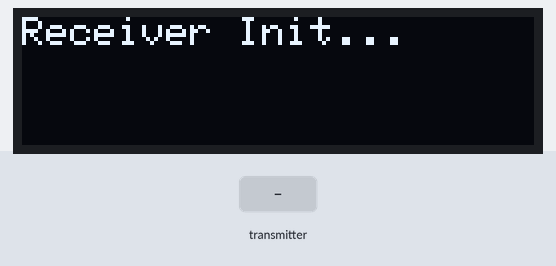
The sketch below on a simulated Arduino Uno, built with avr-gcc and run on an emulated ATmega328P. Parts: 128×32 one-colour display. Inputs (shaded band) come from the test bench. No radio packets arrive unless stated; what the sketch prints to the serial monitor is not drawn.

Above: at 2.2 s.
2.3 s: the transmitter starts sending latitude = 0
At 3.4 s:
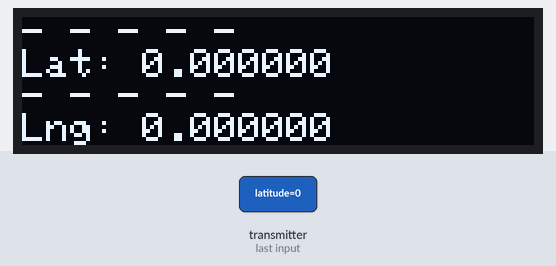
3.8 s: the transmitter starts sending longitude = 25
At 4.2 s:
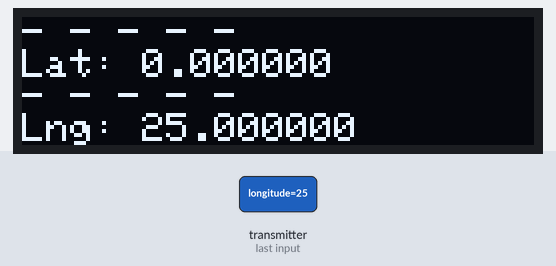
5.4 s: the transmitter starts sending latitude = 100
At 6.5 s:
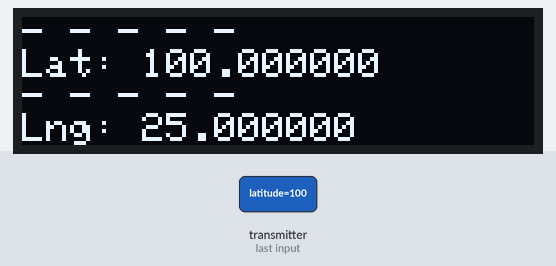
6.9 s: the transmitter starts sending longitude = 0
At 8.1 s:
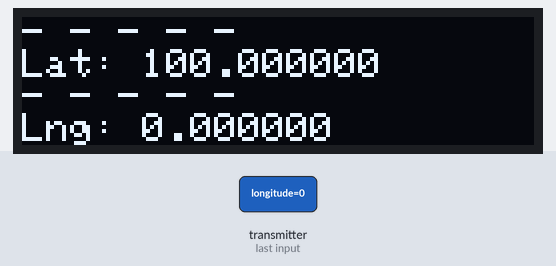
8.5 s: the transmitter starts sending latitude = 25
At 9.8 s:
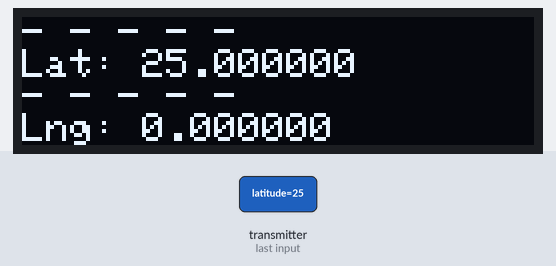
10.1 s: the transmitter starts sending longitude = 50
At 10.9 s:
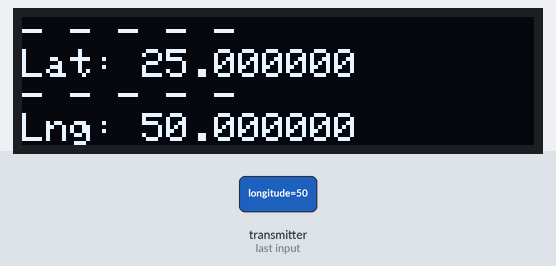
Timing chart, 0 to 12.6 s (numbered marks = the images above; inputs shaded):
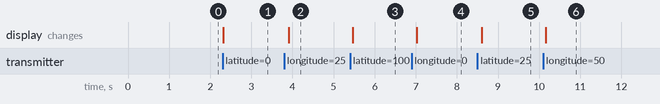

The sketch:

reciever_BTS.ino
```cpp
/**************************************************
   Example: Receive and Display nRF24L01 Data on OLED
   Hardware:
     - Arduino UNO (or similar)
     - nRF24L01 (pins as per your existing wiring)
     - SSD1306 OLED (I2C)
     - GPS module (optional if you want local lat/lng)
***************************************************/

#include <SPI.h>
#include <nRF24L01.h>
#include <RF24.h>

#include <SoftwareSerial.h>
#include <TinyGPS++.h>

// ----------- OLED Libraries -----------
#include <Wire.h>
#include <Adafruit_GFX.h>
#include <Adafruit_SSD1306.h>

// Change these to match your actual display size if it’s 120×32
// but often you might just do 128×32:
#define SCREEN_WIDTH 128
#define SCREEN_HEIGHT 32

// Create the display object (I2C)
Adafruit_SSD1306 display(SCREEN_WIDTH, SCREEN_HEIGHT, &Wire, -1);

// ---------- nRF24 Setup ----------
RF24 radio(9, 10);           // CE = 9, CSN = 10
const byte address[6] = "00001";

// ---------- GPS Setup ------------
static const int RXPin = 3, TXPin = 4;
static const uint32_t GPSBaud = 9600;
SoftwareSerial gpsSerial(RXPin, TXPin);
TinyGPSPlus gps;

struct Location {
  float latitude;
  float longitude;
};

void setup() {
  // ---------- Serial Monitor -----------
  Serial.begin(9600);

  // ---------- nRF24 Init -----------
  if (!radio.begin()) {
    Serial.println("nRF24L01 not detected! Check connections.");
    while (1);
  }
  radio.openReadingPipe(0, address);
  radio.setChannel(108);
  radio.setPALevel(RF24_PA_LOW);
  radio.setAutoAck(false);
  radio.startListening();
  Serial.println("nRF24 Receiver ready.");

  // ---------- GPS Init -----------
  gpsSerial.begin(GPSBaud);
  Serial.println("Please wait while GPS is getting lock...");

  // ---------- OLED Init -----------
  if(!display.begin(SSD1306_SWITCHCAPVCC, 0x3C)) { // 0x3C is common I2C address
    Serial.println("OLED not found. Check wiring/address.");
    while(1);
  }

  display.clearDisplay();
  display.setTextSize(1);       // Normal 1:1 pixel scale
  display.setTextColor(WHITE);  // Draw white text
  display.setCursor(0, 0);
  display.println("Receiver Init...");
  display.display();            // Update the screen with the initial text
  delay(1000);
}

void loop() {
  // Check if we have data from the nRF24
  if (radio.available()) {
    Location receivedData;
    radio.read(&receivedData, sizeof(receivedData));

    // Print to Serial
    Serial.print("Received Latitude: ");
    Serial.println(receivedData.latitude, 6);
    Serial.print("Received Longitude: ");
    Serial.println(receivedData.longitude, 6);

    // Display on OLED
    display.clearDisplay();      // Clear buffer
    display.setCursor(0, 0);
    // display.println("Received Data:");

    display.print("- - - - - \n");
    display.print("Lat: ");
    display.println(receivedData.latitude, 6);
    display.print("- - - - - \n");
    display.print("Lng: ");
    display.println(receivedData.longitude, 6);
    display.display();           // Update OLED
  }

  // If you want to read your local GPS on the same board:
  // (Uncomment if you want to see local lat/lng or display it too)
  /*
  while (gpsSerial.available() > 0) {
    gps.encode(gpsSerial.read());
    if (gps.location.isUpdated()) {
      float localLatitude = gps.location.lat();
      float localLongitude = gps.location.lng();

      Serial.print("Local Latitude: ");
      Serial.println(localLatitude, 6);
      Serial.print("Local Longitude: ");
      Serial.println(localLongitude, 6);

      // If you also want to display local GPS on the OLED, do:
      display.clearDisplay();
      display.setCursor(0, 0);
      display.println("Received Data:");
      display.print("Lat: ");
      display.println(localLatitude, 6);
      display.print("Lng: ");
      display.println(localLongitude, 6);
      display.display();
    }
  }
  */
}
```

Measured:
- after the input at 2.3 s, the display: changes at once (image 1)
- after the input at 3.8 s, the display: changes after 0.11 s (image 2)
- after the input at 5.4 s, the display: changes after 0.07 s (image 3)
- after the input at 6.9 s, the display: changes after 0.12 s (image 4)
- after the input at 8.5 s, the display: changes after 0.10 s (image 5)
- after the input at 10.1 s, the display: changes after 0.06 s (image 6)
